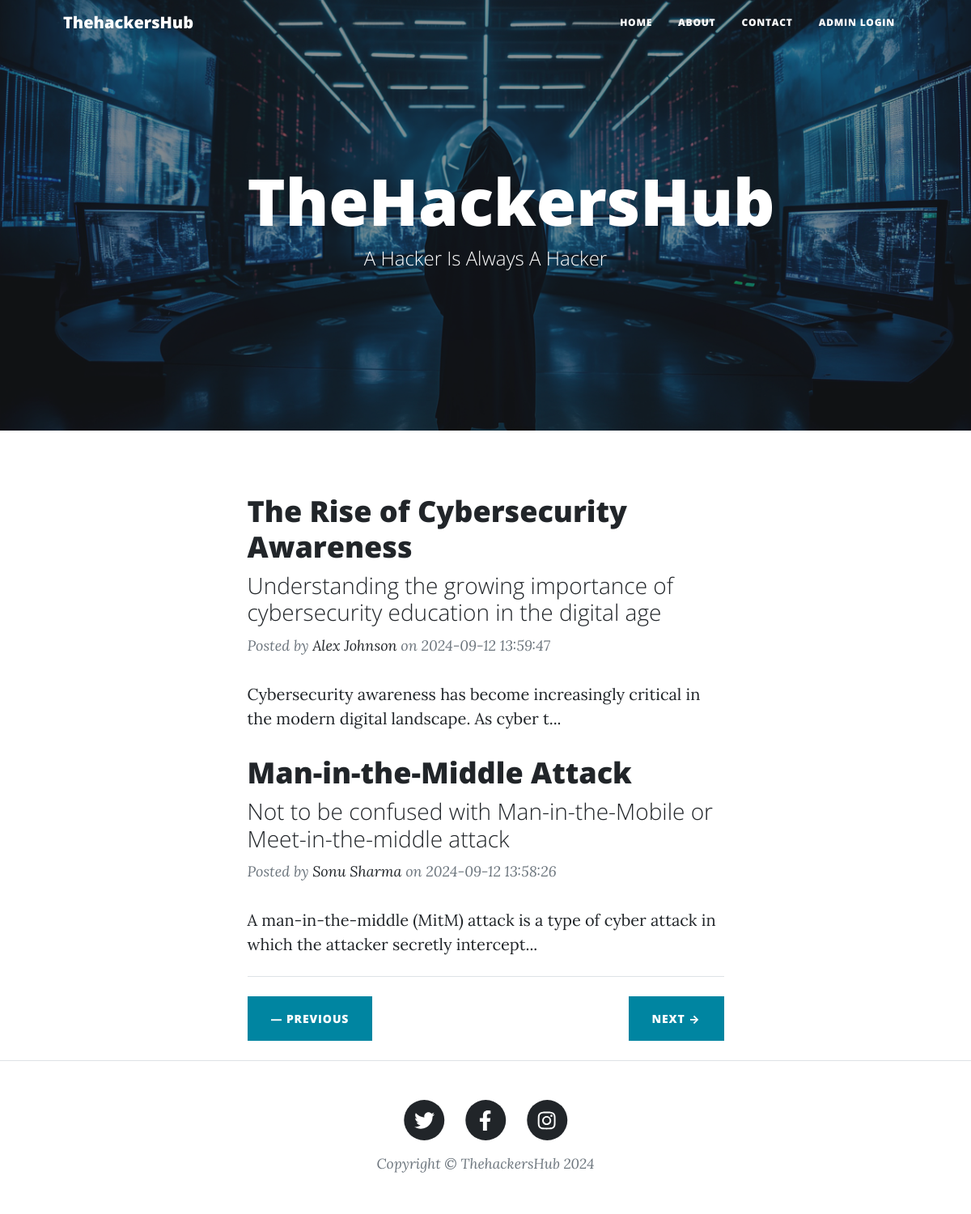
The page / on the database its author committed.
### main.py (models this page shows)
class Posts(db.Model):
    Sno = db.Column(db.Integer, primary_key=True)
    image_filename=db.Column(db.String(255), nullable=False)
    title = db.Column(db.String(80), nullable=False)
    slug = db.Column(db.String(120), nullable=False)
    content = db.Column(db.String(799), nullable=False)  # Adjust to match your schema
    author = db.Column(db.String(80), nullable=False)
    subtitle = db.Column(db.Text, nullable=True)
    date = db.Column(db.TIMESTAMP, nullable=True)

### main.py (the view)
@app.route("/")
def home():
    posts=Posts.query.filter_by().all()
    last=math.ceil(len(posts)/int(params['num_of_post']))
    page=request.args.get('page',1)
    if (not str(page).isnumeric()):
         page=1
    page=int(page)
    posts=posts[(page-1)*int(params['num_of_post']):(page-1)*int(params['num_of_post'])+int(params['num_of_post'])]
    if(page==1):
         prev="#"
         next="/?page="+str(page+1)
    elif(page==last):
         prev="/?page="+str(page-1)
         next="#"
    else:
         prev="/?page="+str(page-1)
         next="/?page="+str(page+1)
    return render_template("index.html",params=params,posts=posts,prev=prev,next=next)

### templates/index.html
{% extends "layout.html" %}
{% block body %}
        <header class="masthead" style="background-image: url({{url_for('static',filename='assets/img/home-bg.png')}})">
            <div class="container position-relative px-4 px-lg-5">
                <div class="row gx-4 gx-lg-5 justify-content-center">
                    <div class="col-md-10 col-lg-8 col-xl-7">
                        <div class="site-heading">
                            <h1>{{params['blog_name']}}</h1>
                            <span class="subheading">{{params['sub_title']}}</span>
                        </div>
                    </div>
                </div>
            </div>
        </header>
        <div class="container px-4 px-lg-5">
            <div class="row gx-4 gx-lg-5 justify-content-center">
                <div class="col-md-10 col-lg-8 col-xl-7">
                   {% for post in posts %}
                    <div class="post-preview">
                        <a href="/post/{{post.slug}}">
                            <h2 class="post-title">{{post.title}}</h2>
                            <h3 class="post-subtitle">{{post.subtitle}}</h3>
                        </a>
                        <p class="post-meta">
                            Posted by
                            <a href="#!">{{post.author}}</a>
                            on {{post.date}}
                        </p>
                       {{post.content[0:100]}}...
                    </div>
                    {% endfor %}
                    <hr class="my-4" />
                    <div class="d-flex justify-content-between mb-4">
                         <a class="btn btn-primary text-uppercase" href="{{prev}}">— previous</a>
                         <a class="btn btn-primary text-uppercase" href="{{next}}">Next →</a>
                  </div>
              </div>
            </div>
        </div>
{% endblock %}

### templates/layout.html (shortened to what this page needs)
<!DOCTYPE html>
<html lang="en">
<head>
    <link href="{{ url_for('static', filename='css/styles.css') }}" rel="stylesheet">
</head>
<body>
    <nav class="navbar navbar-expand-lg navbar-light" id="mainNav">
        <div class="container px-4 px-lg-5">
            <a class="navbar-brand" href="/">{{params['title']}}</a>
            <div class="collapse navbar-collapse" id="navbarResponsive">
                <ul class="navbar-nav ms-auto">
                    <li class="nav-item"><a class="nav-link px-lg-3" href="/">Home</a></li>
                    <li class="nav-item"><a class="nav-link px-lg-3" href="/about">About</a></li>
                    <li class="nav-item"><a class="nav-link px-lg-3" href="/contact">Contact</a></li>
                    <li class="nav-item"><a class="nav-link px-lg-3" href="/dashboard">Admin Login</a></li>
                </ul>
            </div>
        </div>
    </nav>
    {% block body %}{% endblock %}
    <footer class="border-top">
        <div class="container px-4 px-lg-5">
            <div class="row gx-4 gx-lg-5 justify-content-center">
                <div class="col-md-10 col-lg-8 col-xl-7">
                    <ul class="list-inline text-center">
                        <li class="list-inline-item">
                            <a href="{{params['tw_url']}}" target="_blank">
                                <span class="fa-stack fa-lg">
                                    <i class="fas fa-circle fa-stack-2x"></i>
                                    <i class="fab fa-twitter fa-stack-1x fa-inverse"></i>
                                </span>
                            </a>
                        </li>
                        <li class="list-inline-item">
                            <a href="{{params['fb_url']}}" target="_blank">
                                <span class="fa-stack fa-lg">
                                    <i class="fas fa-circle fa-stack-2x"></i>
                                    <i class="fab fa-facebook-f fa-stack-1x fa-inverse"></i>
                                </span>
                            </a>
                        </li>
                        <li class="list-inline-item">
                            <a href="{{params['ig_url']}}" target="_blank">
                                <span class="fa-stack fa-lg">
                                    <i class="fas fa-circle fa-stack-2x"></i>
                                    <i class="fab fa-instagram fa-stack-1x fa-inverse"></i>
                                </span>
                            </a>
                        </li>
                    </ul>
                    <div class="small text-center text-muted fst-italic">Copyright &copy; {{params['title']}} 2024</div>
                </div>
            </div>
        </div>
    </footer>
</body>
</html>

### rows shown on the page
Posts: title "The Rise of Cybersecurity Awareness", subtitle "Understanding the growing importance of cybersecurity education in the digital age", author "Alex Johnson", date "2024-09-12 13:59:47", content "Cybersecurity awareness has become increasingly critical in the modern digital landscape. As cyber t"
Posts: title "Man-in-the-Middle Attack", subtitle "Not to be confused with Man-in-the-Mobile or Meet-in-the-middle attack", author "Sonu Sharma", date "2024-09-12 13:58:26", content "A man-in-the-middle (MitM) attack is a type of cyber attack in which the attacker secretly intercept"

### other values the page prints
{{ params['title'] }} "ThehackersHub"
{{ params['blog_name'] }} "TheHackersHub"
{{ params['sub_title'] }} "A Hacker Is Always A Hacker"
